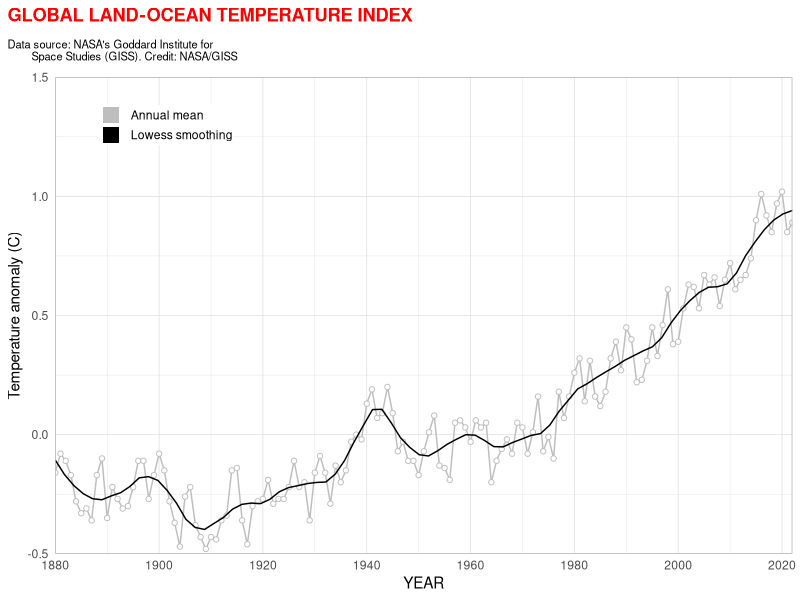
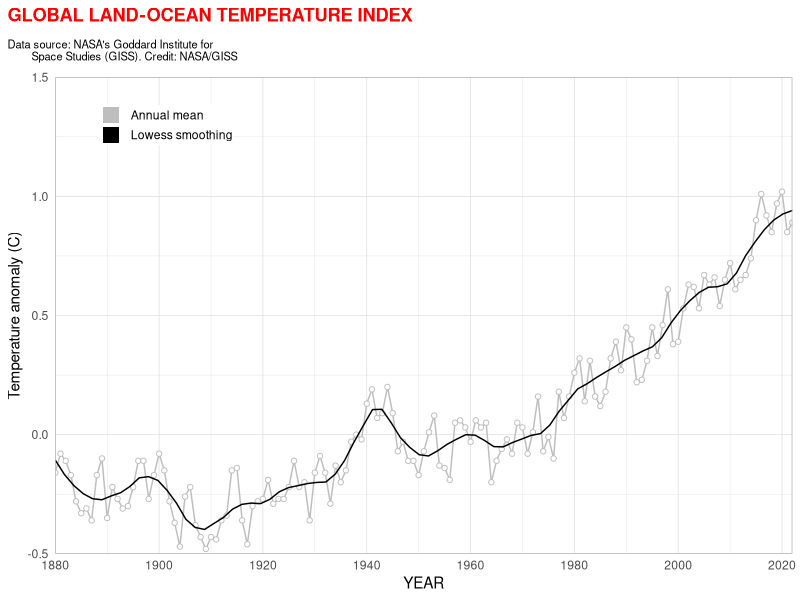

These charts were generated, in order, by the following R code:
library(tidyverse)
library(lubridate)

read_csv('data/GLB.Ts+dSST.csv', skip = 1, na = '***') %>% 
    select(year = Year, t_diff = `J-D`) %>% 
    ggplot(aes(x = year, y = t_diff)) +
    geom_line(aes(color = '1'), size = 0.5, show.legend = FALSE) +
    geom_point(aes(color = '1'), fill = 'white', shape = 21,
               show.legend = TRUE) +
    geom_smooth(se = F, aes(color = '2'), size = 0.5, span = 0.15,
                show.legend = FALSE) +
    scale_x_continuous(breaks = seq(1800, 2023, 20),
                       expand = c(0,0)) +
    scale_y_continuous(limits = c(-0.5, 1.5),
                       expand = c(0,0)) +
    scale_color_manual(name = NULL,
                       breaks = c(1,2),
                       values = c("gray", "black"),
                       labels = c("Annual mean",
                                  "Lowess smoothing"),
                       guide = guide_legend(override.aes = list(shape=15, size = 5))) +
    labs(
        x = 'YEAR',
        y = 'Temperature anomaly (C)',
        title = 'GLOBAL LAND-OCEAN TEMPERATURE INDEX',
        subtitle = "Data source: NASA's Goddard Institute for 
        Space Studies (GISS). Credit: NASA/GISS"
    ) +
    theme_light() +
    theme(
        axis.ticks = element_blank(),
        plot.title.position = "plot",
        plot.title = element_text(margin = margin(b=10),
                                  color = 'red', face = 'bold'),
        plot.subtitle = element_text(size = 8, margin = margin(b=10)),
        legend.position = c(0.15, 0.9),
        legend.title = element_text(size = 0),
        legend.key.height = unit(10, "pt"),
        legend.margin = margin(0,0,0,0)
    )

ggsave('figures/temperature_index_plot.png', width = 6, height=4)
